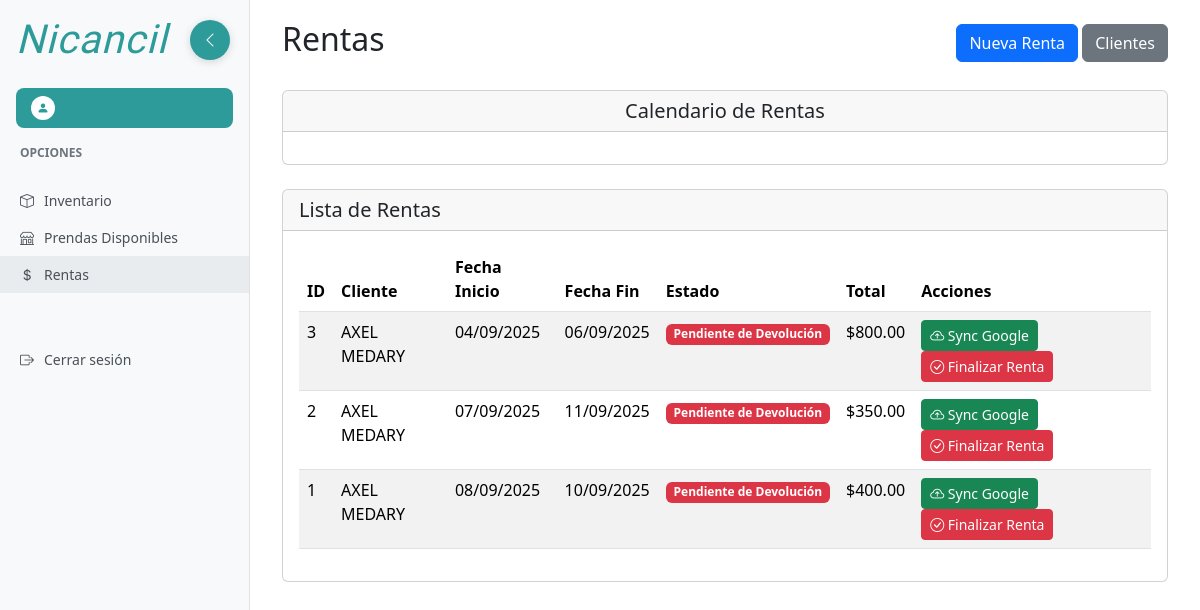
/rentas/, run on an earlier commit of the app's database.
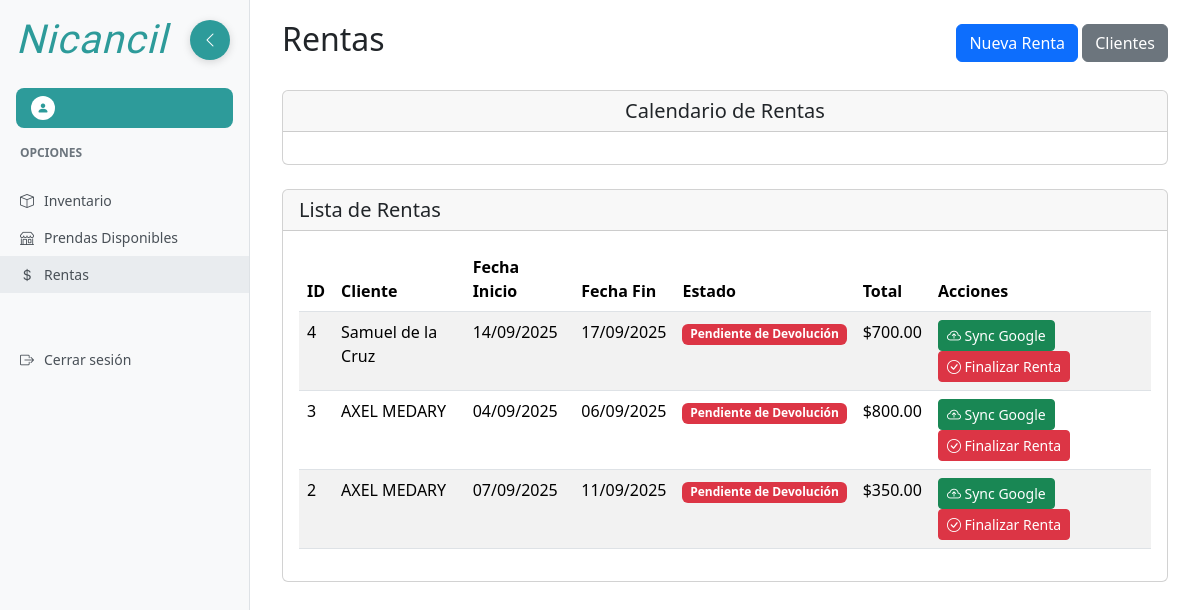
And on a later commit of the database.
### rentas/models.py (models this page shows, shortened)
class Renta(models.Model):
    ESTADOS = (
        ('activa', 'Activa'),
        ('pendiente_devolucion', 'Pendiente de Devolución'),
        ('finalizada', 'Finalizada'),
    )
    cliente = models.ForeignKey(Cliente, on_delete=models.CASCADE, related_name='rentas')
    prendas = models.ManyToManyField(PrendaUnidad, related_name='rentas')
    fecha_inicio = models.DateTimeField()
    fecha_fin = models.DateTimeField()
    precio_total = models.DecimalField(max_digits=10, decimal_places=2, default=0)
    estado = models.CharField(max_length=20, choices=ESTADOS, default='activa')
    fecha_creacion = models.DateTimeField(auto_now_add=True)
    class Meta:
        verbose_name = "Renta"
        verbose_name_plural = "Rentas"
        ordering = ['-fecha_creacion']

class Cliente(models.Model):
    nombre = models.CharField(max_length=100)
    telefono = models.CharField(max_length=15)
    correo = models.EmailField()
    direccion = models.TextField()
    fecha_registro = models.DateTimeField(auto_now_add=True)
    class Meta:
        verbose_name = "Cliente"
        verbose_name_plural = "Clientes"
        ordering = ['nombre']

### rentas/views.py (the view)
# urls.py: path('', views.lista_rentas, name='lista_rentas'),
def lista_rentas(request):
    from django.utils import timezone
    rentas_vencidas = Renta.objects.filter(
        estado='activa',
        fecha_fin__lt=timezone.now()
    )
    rentas_vencidas.update(estado='pendiente_devolucion')
    rentas = Renta.objects.all().order_by('-fecha_creacion')
    rentas_calendario = Renta.objects.filter(estado__in=['activa', 'pendiente_devolucion'])
    eventos_calendario = []
    for renta in rentas_calendario:
        color = '#007bff' if renta.estado == 'activa' else '#dc3545'
        eventos_calendario.append({
            'title': f"Renta #{renta.id} - {renta.cliente.nombre}",
            'start': renta.fecha_inicio.strftime('%Y-%m-%d'),
            'end': renta.fecha_fin.strftime('%Y-%m-%d'),
            'color': color,
            'textColor': '#fff'
        })
    return render(request, 'rentas/lista_rentas.html', {
        'rentas': rentas,
        'eventos_calendario': json.dumps(eventos_calendario)
    })

### templates/rentas/lista_rentas.html (shortened to what this page needs)
{% extends 'base_dashboard.html' %}
{% block extra_head %}
<link href='https://cdn.jsdelivr.net/npm/fullcalendar@5.11.3/main.min.css' rel='stylesheet' />
{% endblock %}
{% block content %}
<div class="container-fluid">
    <div class="d-flex justify-content-between align-items-center mb-4">
        <h2>Rentas</h2>
        <div>
            <a href="{% url 'nueva_renta' %}" class="btn btn-primary">
                 Nueva Renta
            </a>
            <a href="{% url 'lista_clientes' %}" class="btn btn-secondary">
                 Clientes
            </a>
        </div>
    </div>
    <div class="row mb-4">
        <div class="col-12">
            <div class="card">
                <div class="card-header text-center">
                    <h5 class="mb-0">Calendario de Rentas</h5>
                </div>
                <div class="card-body">
                </div>
            </div>
        </div>
    </div>
    <div class="row">
        <div class="col-12">
            <div class="card">
                <div class="card-header">
                    <h5 class="mb-0">Lista de Rentas</h5>
                </div>
                <div class="card-body">
                    <table class="table table-striped">
                        <thead>
                            <tr>
                                <th>ID</th>
                                <th>Cliente</th>
                                <th>Fecha Inicio</th>
                                <th>Fecha Fin</th>
                                <th>Estado</th>
                                <th>Total</th>
                                <th>Acciones</th>
                            </tr>
                        </thead>
                        <tbody>
                            {% for renta in rentas %}
                            <tr>
                                <td>{{ renta.id }}</td>
                                <td>{{ renta.cliente.nombre }}</td>
                                <td>{{ renta.fecha_inicio|date:"d/m/Y" }}</td>
                                <td>{{ renta.fecha_fin|date:"d/m/Y" }}</td>
                                <td>
                                    <span class="badge" style="
                                        {% if renta.estado == 'activa' %}
                                            background-color: #28a745; color: white;
                                        {% elif renta.estado == 'pendiente_devolucion' %}
                                            background-color: #dc3545; color: white;
                                        {% elif renta.estado == 'finalizada' %}
                                            background-color: #ffc107; color: black;
                                        {% endif %}
                                    ">
                                        {{ renta.get_estado_display }}
                                    </span>
                                </td>
                                <td>${{ renta.precio_total }}</td>
                                <td>
                                    <button onclick="sincronizarRenta({{ renta.id }})" class="btn btn-sm btn-success" id="sync-btn-{{ renta.id }}">
                                        <i class="bi bi-cloud-arrow-up"></i> Sync Google
                                    </button>
                                    <button onclick="confirmarFinalizarRenta({{ renta.id }}, '{{ renta.cliente.nombre }}')" class="btn btn-sm btn-danger">
                                        <i class="bi bi-check-circle"></i> Finalizar Renta
                                    </button>
                                </td>
                            </tr>
                            {% empty %}
                            <tr>
                                <td colspan="7" class="text-center">No hay rentas registradas</td>
                            </tr>
                            {% endfor %}
                        </tbody>
                    </table>
                </div>
            </div>
        </div>
    </div>
</div>
{% endblock %}

What changed in the data, as far as the page shows it:
removed Renta: id "1", cliente.nombre "AXEL MEDARY", fecha_inicio "08/09/2025", fecha_fin "10/09/2025", estado "Pendiente de Devolución", precio_total "400.00"
added Renta: id "4", cliente.nombre "Samuel de la Cruz", fecha_inicio "14/09/2025", fecha_fin "17/09/2025", estado "Pendiente de Devolución", precio_total "700.00"
